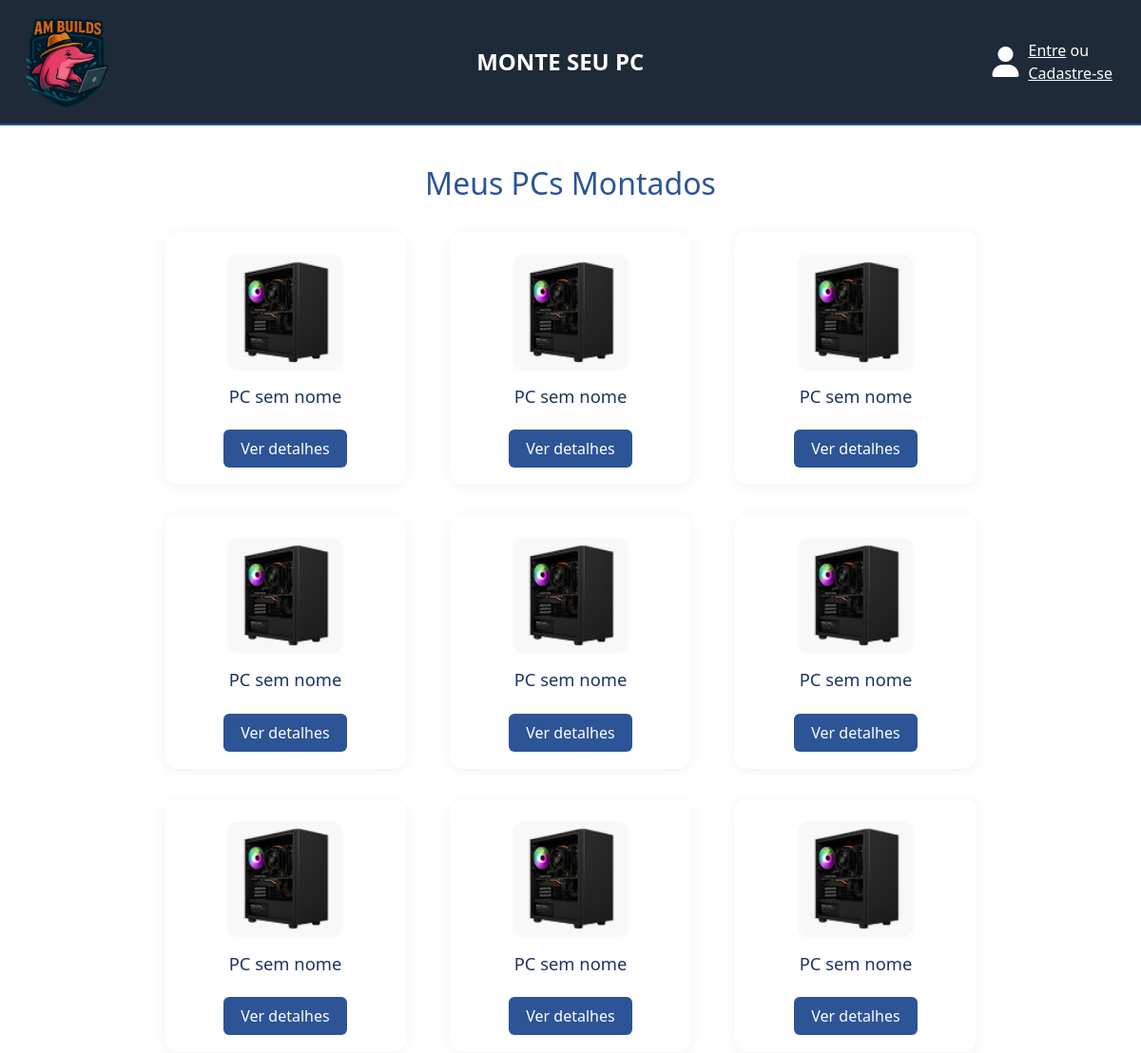
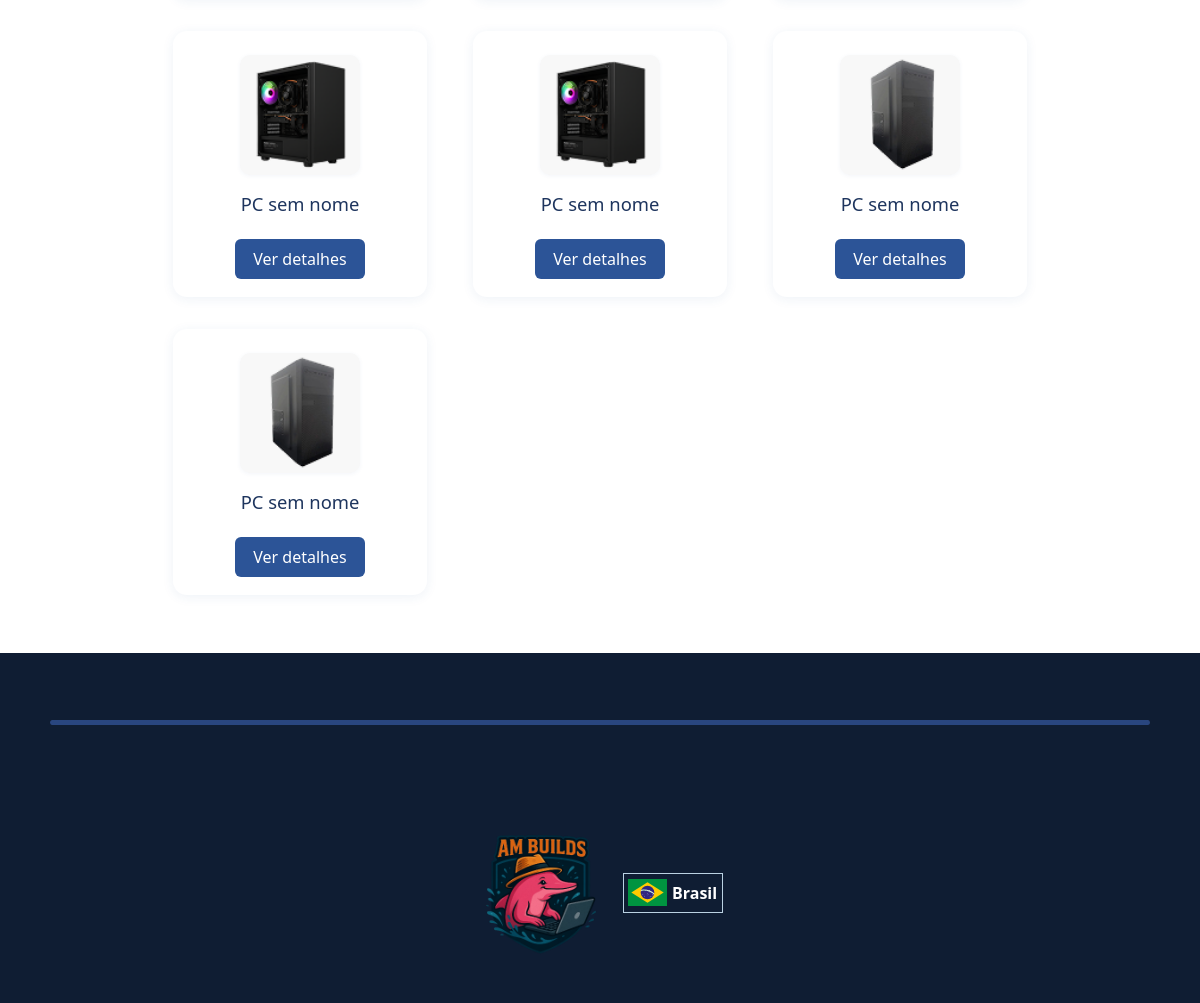
The page /meus_pcs (signed in) on the database its author committed (2 pictures, top to bottom).
### pc_build/models.py (models this page shows, shortened)
class MontagemPC(models.Model):
    usuario = models.ForeignKey(User, on_delete=models.CASCADE)
    data_criacao = models.DateTimeField(auto_now_add=True)
    modelo = models.CharField(max_length=50, default='customizado')
    processador = models.ForeignKey(Produto, related_name='montagens_processador', on_delete=models.SET_NULL, null=True, blank=True)
    placa_mae = models.ForeignKey(Produto, related_name='montagens_placa_mae', on_delete=models.SET_NULL, null=True, blank=True)
    memoria_ram = models.ForeignKey(Produto, related_name='montagens_memoria_ram', on_delete=models.SET_NULL, null=True, blank=True)
    placa_video = models.ForeignKey(Produto, related_name='montagens_placa_video', on_delete=models.SET_NULL, null=True, blank=True)
    hd_ssd = models.ForeignKey(Produto, related_name='montagens_hd_ssd', on_delete=models.SET_NULL, null=True, blank=True)
    fonte = models.ForeignKey(Produto, related_name='montagens_fonte', on_delete=models.SET_NULL, null=True, blank=True)
    gabinete = models.ForeignKey(Produto, related_name='montagens_gabinete', on_delete=models.SET_NULL, null=True, blank=True)
    cooler = models.ForeignKey(Produto, related_name='montagens_cooler', on_delete=models.SET_NULL, null=True, blank=True)
    monitor = models.ForeignKey(Produto, related_name='montagens_monitor', on_delete=models.SET_NULL, null=True, blank=True)
    teclado = models.ForeignKey(Produto, related_name='montagens_teclado', on_delete=models.SET_NULL, null=True, blank=True)
    mouse = models.ForeignKey(Produto, related_name='montagens_mouse', on_delete=models.SET_NULL, null=True, blank=True)
    total = models.DecimalField(max_digits=10, decimal_places=2, default=0)
    nome = models.CharField(max_length=100, blank=True, null=True)

### pc_build/views.py (the view)
# urls.py: path('meus_pcs', views.meus_pcs, name='meus_pcs'),
def meus_pcs(request):
    montagens = MontagemPC.objects.filter(usuario=request.user).order_by('-data_criacao')
    return render(request, 'pc_build/meus_pcs.html', {'montagens': montagens})

### pc_build/templates/pc_build/meus_pcs.html (shortened to what this page needs)
{% extends 'pc_build/base.html' %}
{% load static %}
{% block content %}
<div class="meus-pcs-container">
    <h2>Meus PCs Montados</h2>
    {% if montagens %}
        <div class="meus-pcs-lista">
            {% for montagem in montagens %}
                <div class="meus-pc-card">
                    <div class="meus-pc-img-wrap">
                        <img src="{% static 'pc_build/img/' %}{{ montagem.modelo }}.png" alt="{{ montagem.nome|default:'PC' }}" class="meus-pc-img">
                    </div>
                    <div class="meus-pc-info">
                        <h3 class="meus-pc-nome">{{ montagem.nome|default:"PC sem nome" }}</h3>
                        <a href="{% url 'montagem_detalhes' montagem.id %}" class="meus-pc-detalhes-btn">Ver detalhes</a>
                    </div>
                </div>
            {% endfor %}
        </div>
    {% else %}
        <div class="meus-pcs-vazio">
            Você ainda não montou nenhum PC.
        </div>
    {% endif %}
</div>
{% endblock %}

### pc_build/static/pc_build/css/pc_build.css (style rules this page uses)
:root { --light-blue: #2C5497; --dark: #1E2A38; }
body { overflow-x: hidden; }
.meus-pcs-container { max-width: 1100px; margin: 32px auto 48px auto; padding: 0 16px; }
.meus-pcs-container h2 { text-align: center; margin-bottom: 32px; font-size: 2em; color: #2C5497; }
.meus-pcs-lista { display: grid; grid-template-columns: repeat(3, 1fr); gap: 32px; justify-items: center; }
.meus-pc-card { background: #fff; border-radius: 14px; box-shadow: 0 2px 12px rgba(44,84,151,0.08); padding: 24px 18px 18px 18px; width: 95%; max-width: 320px; display: flex; flex-direction: column; align-items: center; transition: box-shadow 0.2s, transform 0.2s; }
.meus-pc-img-wrap { width: 100%; display: flex; justify-content: center; margin-bottom: 18px; }
.meus-pc-img { width: 120px; height: 120px; object-fit: contain; border-radius: 10px; background: #f8f8f8; box-shadow: 0 1px 4px rgba(44,84,151,0.06); }
.meus-pc-nome { font-size: 1.15em; color: #1e355e; margin-bottom: 16px; text-align: center; }
.meus-pc-detalhes-btn { background: #2C5497; color: #fff; border: none; border-radius: 6px; padding: 8px 18px; font-size: 1em; text-decoration: none; text-align: center; display: inline-block; transition: background 0.2s, transform 0.2s; margin-top: 8px; cursor: pointer; }
@media (max-width: 1600px) { .meus-pcs-container { max-width: 900px; } }

### rows shown on the page
MontagemPC: modelo (picture), nome "PC sem nome"
MontagemPC: modelo (picture), nome "PC sem nome"
MontagemPC: modelo (picture), nome "PC sem nome"
MontagemPC: modelo (picture), nome "PC sem nome"
MontagemPC: modelo (picture), nome "PC sem nome"
MontagemPC: modelo (picture), nome "PC sem nome"
MontagemPC: modelo (picture), nome "PC sem nome"
MontagemPC: modelo (picture), nome "PC sem nome"
MontagemPC: modelo (picture), nome "PC sem nome"
MontagemPC: modelo (picture), nome "PC sem nome"
MontagemPC: modelo (picture), nome "PC sem nome"
MontagemPC: modelo (picture), nome "PC sem nome"
MontagemPC: modelo (picture), nome "PC sem nome"
